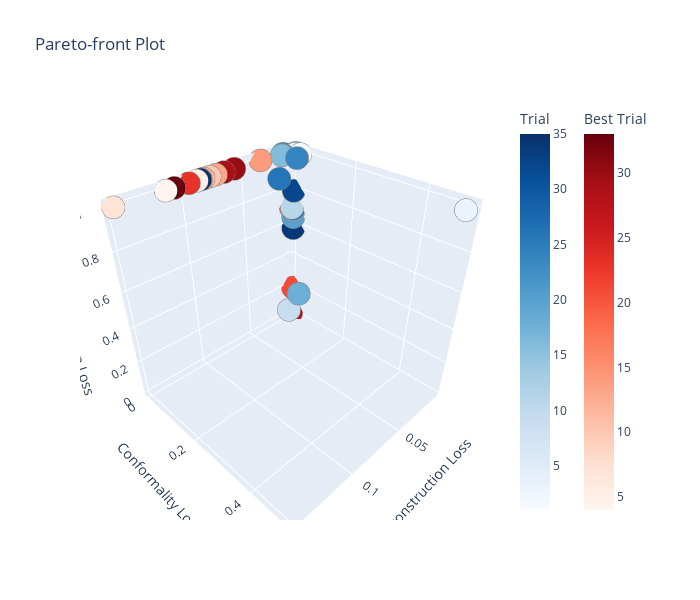

Here is the notebook cell this chart was saved with:
### Code cell
# use Plotly-based optuna visualization for interactive 3D Pareto front
pareto = vis.plot_pareto_front(
    study,
    include_dominated_trials=True,
    target_names=["Reconstruction Loss", "Conformality Loss", "Regularization Loss"]
)

# adjust layout and 3D axis titles
pareto.update_layout(
    width=700,
    height=600,
    scene=dict(
        xaxis_title="Reconstruction Loss",
        yaxis_title="Conformality Loss",
        zaxis_title="Regularization Loss"
    )
)

pareto.show()

# pareto.set_xscale("log")
# pareto.set_yscale("log")

# pareto.set_xscale("log")
# pareto.set_yscale("log")

### Figure 1 — Plotly figure (JSON) as saved in the notebook; plotly's stock layout.template omitted (floating-point values rounded to 4 significant figures)
{"data": [{"hovertemplate": "%{text}<extra>Trial</extra>", "marker": {"color": [1, 2, 3, 9, 11, 15, 16, 17, 18, 20, 22, 24, 25, 26, 32, 34, 35], "colorbar": {"title": {"text": "Trial"}}, "colorscale": [[0, "rgb(247,251,255)"], [0.125, "rgb(222,235,247)"], [0.25, "rgb(198,219,239)"], [0.375, "rgb(158,202,225)"], [0.5, "rgb(107,174,214)"], [0.625, "rgb(66,146,198)"], [0.75, "rgb(33,113,181)"], [0.875, "rgb(8,81,156)"], [1, "rgb(8,48,107)"]], "line": {"color": "Grey", "width": 0.5}}, "mode": "markers", "showlegend": false, "text": ["{<br>  \"number\": 1,<br>  \"values\": [<br>    0.00703892158344388,<br>    0.0357012115418911,<br>    0.9993098974227905<br>  ],<br>  \"params\": {<br>    \"lambda_conf\": 1.3092261873398643e-06,<br>    \"lambda_reg\": 0.0011904149327655084,<br>    \"conformality_loss\": \"trace\"<br>  }<br>}", "{<br>  \"number\": 2,<br>  \"values\": [<br>    0.0095900259912014,<br>    0.024531012400984764,<br>    0.9994646906852722<br>  ],<br>  \"params\": {<br>    \"lambda_conf\": 8.353486663763785e-06,<br>    \"lambda_reg\": 0.010516807852439152,<br>    \"conformality_loss\": \"trace\"<br>  }<br>}", "{<br>  \"number\": 3,<br>  \"values\": [<br>    0.010411795228719711,<br>    0.5060944557189941,<br>    0.9988799095153809<br>  ],<br>  \"params\": {<br>    \"lambda_conf\": 3.5343123387194696e-06,<br>    \"lambda_reg\": 0.0278838637544463,<br>    \"conformality_loss\": \"trace\"<br>  }<br>}", "{<br>  \"number\": 9,<br>  \"values\": [<br>    0.01843304932117462,<br>    0.03320871293544769,<br>    0.09519028663635254<br>  ],<br>  \"params\": {<br>    \"lambda_conf\": 0.11405948382757866,<br>    \"lambda_reg\": 0.02413723699569898,<br>    \"conformality_loss\": \"cosine\"<br>  }<br>}", "{<br>  \"number\": 11,<br>  \"values\": [<br>    0.00732289906591177,<br>    0.006886404473334551,<br>    0.6987241506576538<br>  ],<br>  \"params\": {<br>    \"lambda_conf\": 0.0016548973851084438,<br>    \"lambda_reg\": 4.7520365990054615e-06,<br>    \"conformality_loss\": \"cosine\"<br>  }<br>}", "{<br>  \"number\": 15,<br>  \"values\": [<br>    0.0073596457950770855,<br>    0.020096125081181526,<br>    0.9994588494300842<br>  ],<br>  \"params\": {<br>    \"lambda_conf\": 2.7024705928821793e-06,<br>    \"lambda_reg\": 1.3543097842102986e-06,<br>    \"conformality_loss\": \"trace\"<br>  }<br>}", "{<br>  \"number\": 16,<br>  \"values\": [<br>    0.018443988636136055,<br>    0.009967648424208164,<br>    0.9997052550315857<br>  ],<br>  \"params\": {<br>    \"lambda_conf\": 0.0003468183599523502,<br>    \"lambda_reg\": 0.0023479913008621653,<br>    \"conformality_loss\": \"trace\"<br>  }<br>}", "{<br>  \"number\": 17,<br>  \"values\": [<br>    0.0056503708474338055,<br>    0.006963738240301609,<br>    0.6798220872879028<br>  ],<br>  \"params\": {<br>    \"lambda_conf\": 0.0016586116861250345,<br>    \"lambda_reg\": 2.6770241860737634e-07,<br>    \"conformality_loss\": \"cosine\"<br>  }<br>}", "{<br>  \"number\": 18,<br>  \"values\": [<br>    0.00967726856470108,<br>    0.04350682720541954,<br>    0.18996255099773407<br>  ],<br>  \"params\": {<br>    \"lambda_conf\": 0.0007103304746073909,<br>    \"lambda_reg\": 0.0031242845150201886,<br>    \"conformality_loss\": \"cosine\"<br>  }<br>}", "{<br>  \"number\": 20,<br>  \"values\": [<br>    0.006736518815159798,<br>    0.00971961673349142,<br>    0.6449103355407715<br>  ],<br>  \"params\": {<br>    \"lambda_conf\": 4.35347407561792e-06,<br>    \"lambda_reg\": 0.0007452637080558601,<br>    \"conformality_loss\": \"cosine\"<br>  }<br>}", "{<br>  \"number\": 22,<br>  \"values\": [<br>    0.016430212184786797,<br>    0.005077672190964222,<br>    0.9997367858886719<br>  ],<br>  \"params\": {<br>    \"lambda_conf\": 0.0001605996392336387,<br>    \"lambda_reg\": 0.0004756710708477952,<br>    \"conformality_loss\": \"trace\"<br>  }<br>}", "{<br>  \"number\": 24,<br>  \"values\": [<br>    0.014895775355398655,<br>    0.0512956865131855,<br>    0.9995672106742859<br>  ],<br>  \"params\": {<br>    \"lambda_conf\": 0.00021247036308404263,<br>    \"lambda_reg\": 0.0933244141527671,<br>    \"conformality_loss\": \"trace\"<br>  }<br>}", "{<br>  \"number\": 25,<br>  \"values\": [<br>    0.005799084901809692,<br>    0.007311196997761726,<br>    0.6890741586685181<br>  ],<br>  \"params\": {<br>    \"lambda_conf\": 0.0014863781186495375,<br>    \"lambda_reg\": 9.428926684547616e-07,<br>    \"conformality_loss\": \"cosine\"<br>  }<br>}", "{<br>  \"number\": 26,<br>  \"values\": [<br>    0.03245864436030388,<br>    0.05154087767004967,<br>    0.9283292889595032<br>  ],<br>  \"params\": {<br>    \"lambda_conf\": 0.01181141696631169,<br>    \"lambda_reg\": 0.07758763816572335,<br>    \"conformality_loss\": \"cosine\"<br>  }<br>}", "{<br>  \"number\": 32,<br>  \"values\": [<br>    0.005706036929041147,<br>    0.007985450327396393,<br>    0.7912700176239014<br>  ],<br>  \"params\": {<br>    \"lambda_conf\": 0.0013707290024449839,<br>    \"lambda_reg\": 4.1144413029695454e-07,<br>    \"conformality_loss\": \"cosine\"<br>  }<br>}", "{<br>  \"number\": 34,<br>  \"values\": [<br>    0.006179929245263338,<br>    0.007776379585266113,<br>    0.5774505734443665<br>  ],<br>  \"params\": {<br>    \"lambda_conf\": 5.428818776646013e-05,<br>    \"lambda_reg\": 2.4198611494533535e-07,<br>    \"conformality_loss\": \"cosine\"<br>  }<br>}", "{<br>  \"number\": 35,<br>  \"values\": [<br>    0.08797168731689453,<br>    3.908454893064572e-09,<br>    0.9999905228614807<br>  ],<br>  \"params\": {<br>    \"lambda_conf\": 0.19143673426674448,<br>    \"lambda_reg\": 7.169218363787519e-07,<br>    \"conformality_loss\": \"trace\"<br>  }<br>}"], "type": "scatter3d", "x": [0.007039, 0.00959, 0.01041, 0.01843, 0.007323, 0.00736, 0.01844, 0.00565, 0.009677, 0.006737, 0.01643, 0.0149, 0.005799, 0.03246, 0.005706, 0.00618, 0.08797], "y": [0.0357, 0.02453, 0.5061, 0.03321, 0.006886, 0.0201, 0.009968, 0.006964, 0.04351, 0.00972, 0.005078, 0.0513, 0.007311, 0.05154, 0.007985, 0.007776, 3.908e-09], "z": [0.9993, 0.9995, 0.9989, 0.09519, 0.6987, 0.9995, 0.9997, 0.6798, 0.19, 0.6449, 0.9997, 0.9996, 0.6891, 0.9283, 0.7913, 0.5775, 1.0]}, {"hovertemplate": "%{text}<extra>Best Trial</extra>", "marker": {"color": [4, 5, 6, 7, 8, 10, 12, 13, 14, 19, 21, 23, 27, 28, 29, 30, 31, 33], "colorbar": {"title": {"text": "Best Trial"}, "x": 1.1, "xpad": 40}, "colorscale": [[0, "rgb(255,245,240)"], [0.125, "rgb(254,224,210)"], [0.25, "rgb(252,187,161)"], [0.375, "rgb(252,146,114)"], [0.5, "rgb(251,106,74)"], [0.625, "rgb(239,59,44)"], [0.75, "rgb(203,24,29)"], [0.875, "rgb(165,15,21)"], [1, "rgb(103,0,13)"]], "line": {"color": "Grey", "width": 0.5}}, "mode": "markers", "showlegend": false, "text": ["{<br>  \"number\": 4,<br>  \"values\": [<br>    0.11378269642591476,<br>    6.309676114923946e-10,<br>    0.9999960660934448<br>  ],<br>  \"params\": {<br>    \"lambda_conf\": 0.026787125887618262,<br>    \"lambda_reg\": 0.00014787804231192815,<br>    \"conformality_loss\": \"trace\"<br>  }<br>}", "{<br>  \"number\": 5,<br>  \"values\": [<br>    0.09066081792116165,<br>    6.15760289979228e-11,<br>    0.9999968409538269<br>  ],<br>  \"params\": {<br>    \"lambda_conf\": 0.0066593836184451975,<br>    \"lambda_reg\": 0.07965998997501167,<br>    \"conformality_loss\": \"trace\"<br>  }<br>}", "{<br>  \"number\": 6,<br>  \"values\": [<br>    0.005453751888126135,<br>    0.0050459448248147964,<br>    0.6781606078147888<br>  ],<br>  \"params\": {<br>    \"lambda_conf\": 0.03494941740549548,<br>    \"lambda_reg\": 3.197506050159865e-07,<br>    \"conformality_loss\": \"cosine\"<br>  }<br>}", "{<br>  \"number\": 7,<br>  \"values\": [<br>    0.1487361639738083,<br>    1.951411121581259e-08,<br>    0.9999756813049316<br>  ],<br>  \"params\": {<br>    \"lambda_conf\": 0.5707218527563213,<br>    \"lambda_reg\": 8.849894107303701e-07,<br>    \"conformality_loss\": \"trace\"<br>  }<br>}", "{<br>  \"number\": 8,<br>  \"values\": [<br>    0.08748818188905716,<br>    2.61378607646634e-09,<br>    0.9999893307685852<br>  ],<br>  \"params\": {<br>    \"lambda_conf\": 0.08435775022700324,<br>    \"lambda_reg\": 2.9082767732598466e-05,<br>    \"conformality_loss\": \"trace\"<br>  }<br>}", "{<br>  \"number\": 10,<br>  \"values\": [<br>    0.08048757165670395,<br>    4.7380130929752795e-09,<br>    0.9999862909317017<br>  ],<br>  \"params\": {<br>    \"lambda_conf\": 0.04080663632097666,<br>    \"lambda_reg\": 0.025833021437349956,<br>    \"conformality_loss\": \"trace\"<br>  }<br>}", "{<br>  \"number\": 12,<br>  \"values\": [<br>    0.0852954313158989,<br>    7.161029103031069e-09,<br>    0.999983012676239<br>  ],<br>  \"params\": {<br>    \"lambda_conf\": 0.33400254044785954,<br>    \"lambda_reg\": 4.5469044354300826e-05,<br>    \"conformality_loss\": \"trace\"<br>  }<br>}", "{<br>  \"number\": 13,<br>  \"values\": [<br>    0.0754152312874794,<br>    1.815531369686596e-08,<br>    0.9999889731407166<br>  ],<br>  \"params\": {<br>    \"lambda_conf\": 0.025169498026369582,<br>    \"lambda_reg\": 9.621779540568633e-05,<br>    \"conformality_loss\": \"trace\"<br>  }<br>}", "{<br>  \"number\": 14,<br>  \"values\": [<br>    0.036430634558200836,<br>    2.7866863092640415e-05,<br>    0.9999336004257202<br>  ],<br>  \"params\": {<br>    \"lambda_conf\": 0.010510643859598672,<br>    \"lambda_reg\": 5.153678991991056e-05,<br>    \"conformality_loss\": \"trace\"<br>  }<br>}", "{<br>  \"number\": 19,<br>  \"values\": [<br>    0.0077019911259412766,<br>    0.0035743629559874535,<br>    0.699723482131958<br>  ],<br>  \"params\": {<br>    \"lambda_conf\": 0.15288249398099166,<br>    \"lambda_reg\": 0.0009454578339936738,<br>    \"conformality_loss\": \"cosine\"<br>  }<br>}", "{<br>  \"number\": 21,<br>  \"values\": [<br>    0.005904653109610081,<br>    0.006226011086255312,<br>    0.18792836368083954<br>  ],<br>  \"params\": {<br>    \"lambda_conf\": 0.0023294465621657994,<br>    \"lambda_reg\": 5.593799193170297e-07,<br>    \"conformality_loss\": \"cosine\"<br>  }<br>}", "{<br>  \"number\": 23,<br>  \"values\": [<br>    0.09672874957323074,<br>    2.1377054792992567e-08,<br>    0.9999758005142212<br>  ],<br>  \"params\": {<br>    \"lambda_conf\": 0.16635012278641878,<br>    \"lambda_reg\": 0.007915521472667551,<br>    \"conformality_loss\": \"trace\"<br>  }<br>}", "{<br>  \"number\": 27,<br>  \"values\": [<br>    0.008394044823944569,<br>    0.007080557756125927,<br>    0.015235332772135735<br>  ],<br>  \"params\": {<br>    \"lambda_conf\": 0.0001085225610216161,<br>    \"lambda_reg\": 0.00015960642236372986,<br>    \"conformality_loss\": \"cosine\"<br>  }<br>}", "{<br>  \"number\": 28,<br>  \"values\": [<br>    0.005753860808908939,<br>    0.007133567705750465,<br>    0.6449598073959351<br>  ],<br>  \"params\": {<br>    \"lambda_conf\": 2.0364764469053086e-06,<br>    \"lambda_reg\": 7.449233960613439e-07,<br>    \"conformality_loss\": \"cosine\"<br>  }<br>}", "{<br>  \"number\": 29,<br>  \"values\": [<br>    0.06893939524888992,<br>    1.1131725541346782e-09,<br>    0.9999927878379822<br>  ],<br>  \"params\": {<br>    \"lambda_conf\": 0.01648581196095418,<br>    \"lambda_reg\": 6.90956973733272e-05,<br>    \"conformality_loss\": \"trace\"<br>  }<br>}", "{<br>  \"number\": 30,<br>  \"values\": [<br>    0.06005251407623291,<br>    2.6241684736305615e-07,<br>    0.9999724626541138<br>  ],<br>  \"params\": {<br>    \"lambda_conf\": 0.005039973730204718,<br>    \"lambda_reg\": 0.00244755290255503,<br>    \"conformality_loss\": \"trace\"<br>  }<br>}", "{<br>  \"number\": 31,<br>  \"values\": [<br>    0.015432259067893028,<br>    0.002821658505126834,<br>    0.9997813701629639<br>  ],<br>  \"params\": {<br>    \"lambda_conf\": 0.0002471732699806049,<br>    \"lambda_reg\": 1.2626925605284836e-05,<br>    \"conformality_loss\": \"trace\"<br>  }<br>}", "{<br>  \"number\": 33,<br>  \"values\": [<br>    0.10765571892261505,<br>    2.5218607202504018e-09,<br>    0.9999858140945435<br>  ],<br>  \"params\": {<br>    \"lambda_conf\": 0.30427094665810134,<br>    \"lambda_reg\": 4.866795073894885e-06,<br>    \"conformality_loss\": \"trace\"<br>  }<br>}"], "type": "scatter3d", "x": [0.1138, 0.09066, 0.005454, 0.1487, 0.08749, 0.08049, 0.0853, 0.07542, 0.03643, 0.007702, 0.005905, 0.09673, 0.008394, 0.005754, 0.06894, 0.06005, 0.01543, 0.1077], "y": [6.31e-10, 6.158e-11, 0.005046, 1.951e-08, 2.614e-09, 4.738e-09, 7.161e-09, 1.816e-08, 2.787e-05, 0.003574, 0.006226, 2.138e-08, 0.007081, 0.007134, 1.113e-09, 2.624e-07, 0.002822, 2.522e-09], "z": [1.0, 1.0, 0.6782, 1.0, 1.0, 1.0, 1.0, 1.0, 0.9999, 0.6997, 0.1879, 1.0, 0.01524, 0.645, 1.0, 1.0, 0.9998, 1.0]}], "layout": {"height": 600, "scene": {"xaxis": {"title": {"text": "Reconstruction Loss"}}, "yaxis": {"title": {"text": "Conformality Loss"}}, "zaxis": {"title": {"text": "Regularization Loss"}}}, "title": {"text": "Pareto-front Plot"}, "width": 700}}
